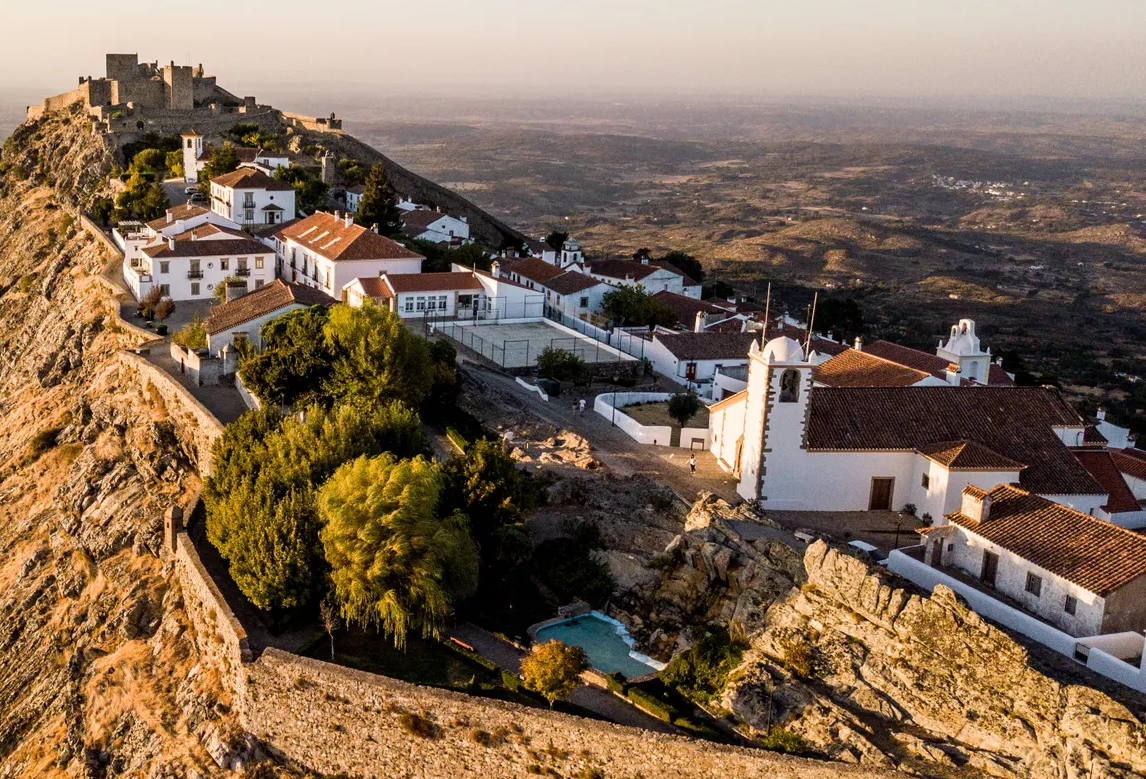
#> input picture Aula8/images/marvao/2.png, 1146 x 779 px, found by its file name
$ python produce_images.py
#> lines starting #> are read from the running program, lines starting #| are printed output that depends on the picture
#!/usr/bin/env python3

from __future__ import print_function
from copy import deepcopy
from random import randint
import cv2
import numpy as np


def main():

    # -----------------------------------------------------
    # Initialization
    # -----------------------------------------------------

    # Start video
    image1 = cv2.imread("../Aula8/images/machu_pichu/2.png")
#> image1 is the input picture: shape (779, 1146, 3); mean B, G, R 83, 104.3, 126.1
    image2 = cv2.imread("../Aula8/images/machu_pichu/1.png")
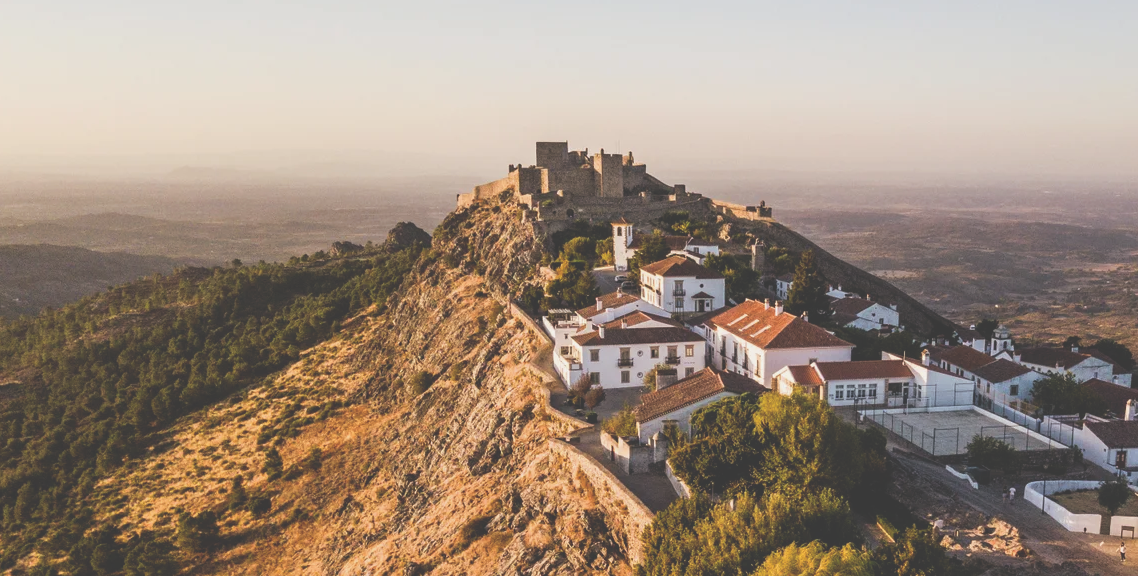
#> input picture Aula8/images/marvao/1.png, 1138 x 576 px, found by its file name
#> image2 is the input picture: shape (576, 1138, 3); mean B, G, R 124.3, 138.9, 156

    # Sift with 500 points
    sift = cv2.SIFT_create(500)

    # Variables
    MIN_MATCH_COUNT = 10

    # -----------------------------------------------------
    # Execution
    # -----------------------------------------------------

    image_gui1 = deepcopy(image1)

    # Keypoint acquisition from image 1
    image_gray1 = cv2.cvtColor(image_gui1, cv2.COLOR_BGR2GRAY)
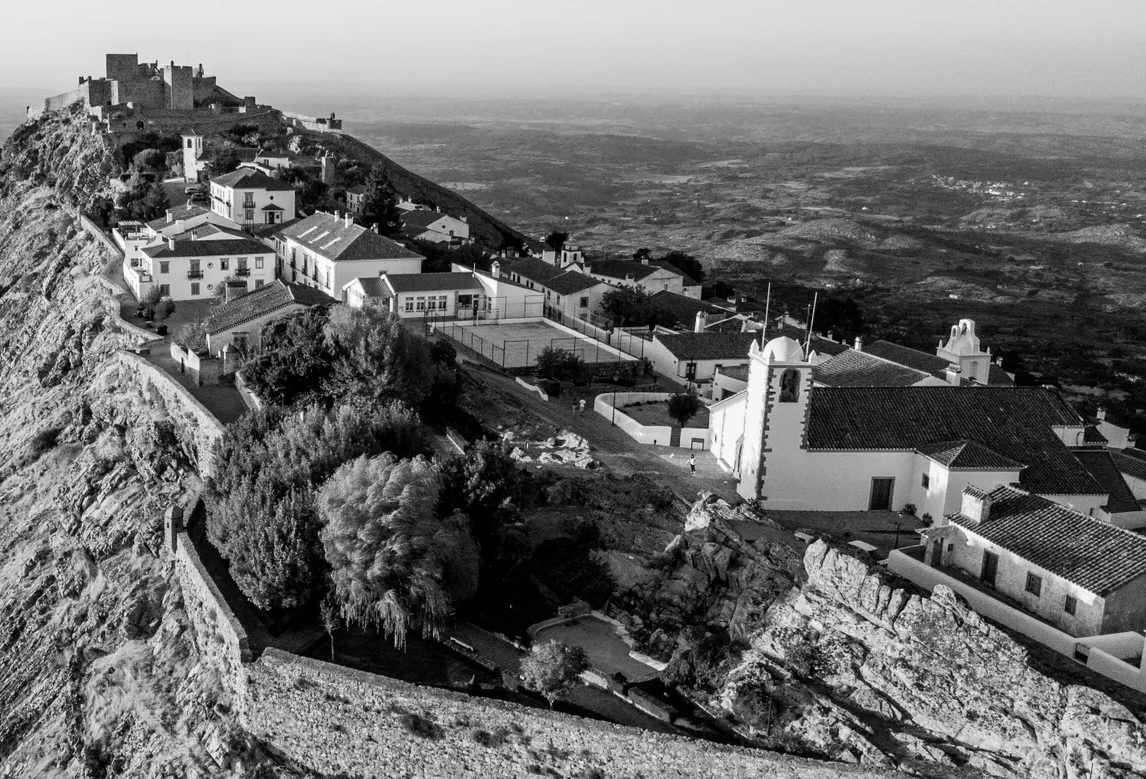
#> image_gray1: shape (779, 1146); min 0, max 255, mean 108.4
    kp1, des1 = sift.detectAndCompute(image_gray1, None)
#> kp1 = 500 keypoints; strongest (x, y, size): (271, 198, 2.3), (857, 339, 2.6), (317, 211, 2), (655, 441, 1.9)

    # Draw keypoints
    for idx, key_point in enumerate(kp1):
        x1 = int(key_point.pt[0])
        y1 = int(key_point.pt[1])
        color = (randint(0, 255), randint(0, 255), randint(0, 255))
        cv2.circle(image_gui1, (x1, y1), 50, color, 3)
#> this loop made 500 passes
#> (key_point, x1, y1, color) on passes 1 to 3: (keypoint at (697.6, 319.4), size 3.3, 697, 319, (197, 215, 20)), (keypoint at (564.8, 260.5), size 2, 564, 260, (132, 248, 207)), (keypoint at (223.6, 266.3), size 5, 223, 266, (155, 244, 183))
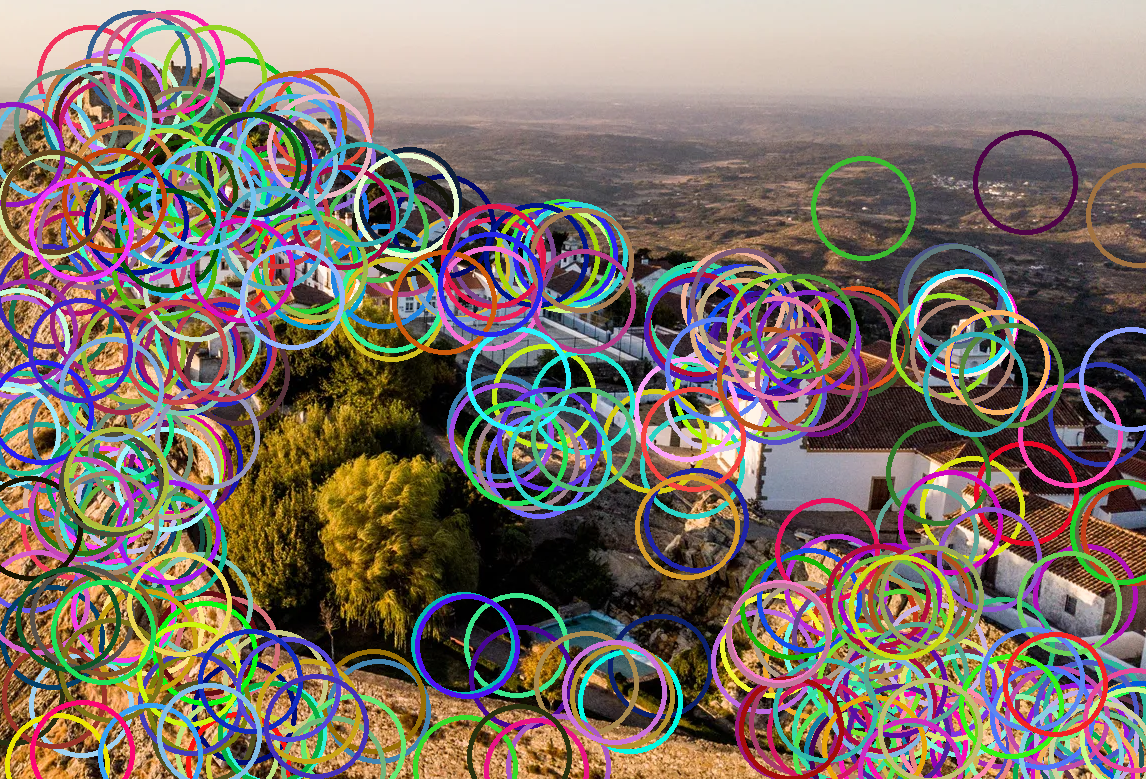
#> image_gui1: shape (779, 1146, 3); mean B, G, R 103.9, 113.8, 126.6

    image_gui2 = deepcopy(image2)
    image_stitched = deepcopy(image2)

    # Keypoint acquisition from image 2
    image_gray2 = cv2.cvtColor(image_gui2, cv2.COLOR_BGR2GRAY)
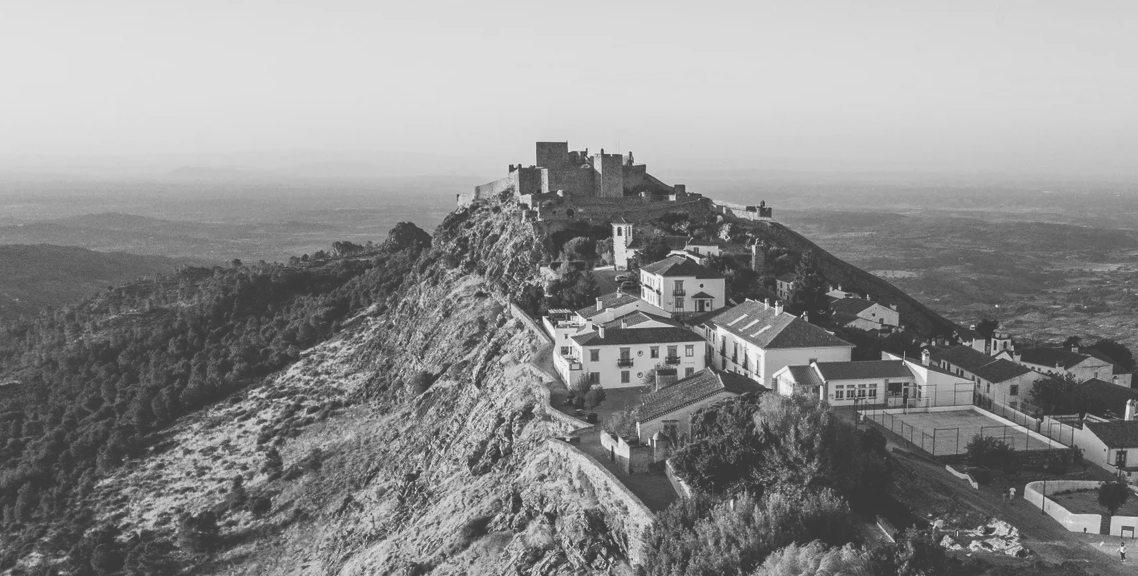
#> image_gray2: shape (576, 1138); min 57, max 242, mean 142.3
    kp2, des2 = sift.detectAndCompute(image_gray2, None)
#> kp2 = 500 keypoints; strongest (x, y, size): (747, 299, 1.8), (776, 303, 1.8), (672, 198, 4.4), (602, 150, 2.1)

    # Draw keypoints
    for idx, key_point in enumerate(kp2):
        x2 = int(key_point.pt[0])
        y2 = int(key_point.pt[1])
        color = (randint(0, 255), randint(0, 255), randint(0, 255))
        cv2.circle(image_gui2, (x2, y2), 50, color, 3)
#> this loop made 500 passes
#> (key_point, x2, y2, color) on passes 1 to 3: (keypoint at (729, 324.4), size 2.1, 728, 324, (74, 118, 147)), (keypoint at (487.6, 333.9), size 2, 487, 333, (102, 246, 183)), (keypoint at (488.7, 340.3), size 2.3, 488, 340, (144, 196, 66))

    # Matching of images
    FLANN_INDEX_KDTREE = 1
    index_params = dict(algorithm=FLANN_INDEX_KDTREE, trees=5)
    search_params = dict(checks=50)

    flann = cv2.FlannBasedMatcher(index_params, search_params)

    matches = flann.knnMatch(des1, des2, k=2)
#> matches = 500 matches

    # Apply ratio test to exclude bad matches
    good = []
    for best_match, second_best_match in matches:
        if best_match.distance < 0.7 * second_best_match.distance:
            good.append(best_match)
#> after the loop, good = 171 matches

    # findHomography/perspectiveTransform
    if len(good) > MIN_MATCH_COUNT:
        src_pts = np.float32([kp1[m.queryIdx].pt for m in good]).reshape(-1, 1, 2)
#> src_pts = 171 rows, first 8: [697.6, 319.4], [564.8, 260.5], [223.6, 266.3], [223.6, 266.3], [383.2, 276.5], [383.2, 276.5], [271.5, 197.6], [271.5, 197.6]
        dst_pts = np.float32([kp2[m.trainIdx].pt for m in good]).reshape(-1, 1, 2)
#> dst_pts = 171 rows, first 8: [1127.6, 407.5], [994.8, 348.4], [653.9, 354.4], [653.9, 354.4], [813.2, 364.5], [813.2, 364.5], [701.4, 285.6], [701.4, 285.6]
        M, mask = cv2.findHomography(src_pts, dst_pts, cv2.RANSAC, 5.0)
#> M = [[1, 3.89e-05, 429.9], [0.000184, 1, 87.98], [3.77e-07, 1.41e-07, 1]]; mask = 171 values, max 1 at index 0, min 0 at index 116, mean 0.994
        matchesMask = mask.ravel().tolist()
#> matchesMask has the same summary as mask
        h, w, c = image1.shape
#> h = 779; w = 1146; c = 3
        pts = np.float32([[0, 0], [0, h - 1], [w - 1, h - 1], [w - 1, 0]]).reshape(-1, 1, 2)
        dst = cv2.perspectiveTransform(pts, M)
#> dst = [[429.9, 87.98], [429.9, 866], [1574.8, 865.8], [1574.9, 88.15]]

        # Dray in image2 where image1 is
        image_gui2 = cv2.polylines(image_gui2, [np.int32(dst)], True, 255, 3, cv2.LINE_AA)
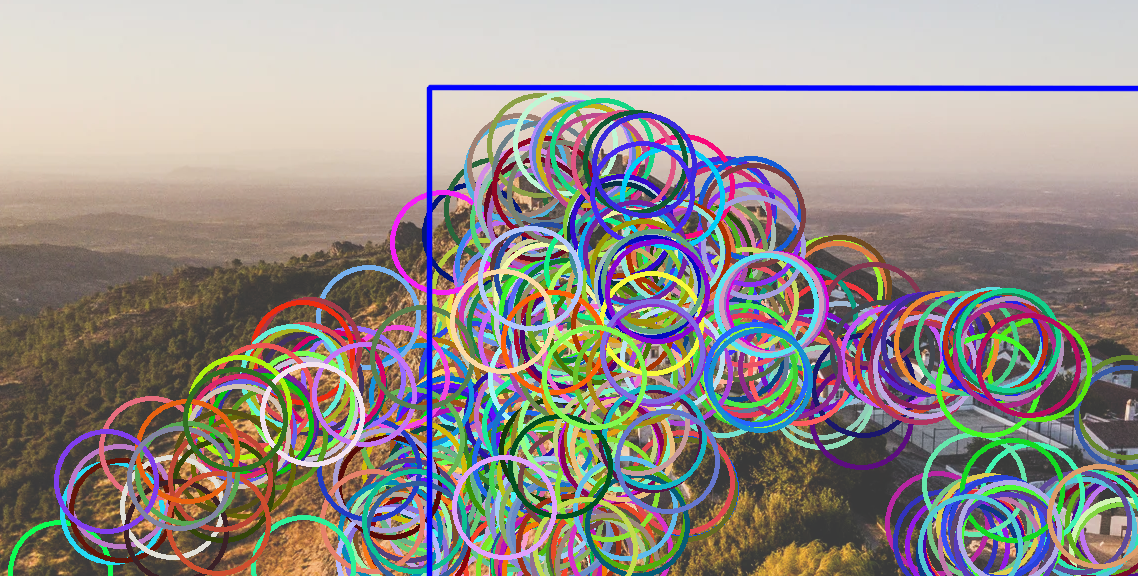
#> image_gui2: shape (576, 1138, 3); mean B, G, R 138.9, 142.5, 150.3
    else:
        print("Not enough matches are found - {}/{}".format(len(good), MIN_MATCH_COUNT))
        matchesMask = None

    # Params for match drawing
    draw_params = dict(matchColor=(0, 255, 0),  # draw matches in green color
                       singlePointColor=None,
                       matchesMask=matchesMask,  # draw only inliers
                       flags=2)
#> draw_params = 4 items

    # Draws lines from matching
    image3 = cv2.drawMatches(image1, kp1, image2, kp2, good, None, **draw_params)

    # Warp q image to move it to the t image coordinate frame
    q_h, q_w, _ = image1.shape
#> q_h = 779; q_w = 1146
    t_h, t_w, _ = image2.shape
#> t_h = 576; t_w = 1138

    # When q_image is inside t_image
    stitched_image_h = t_h
#> stitched_image_h = 576
    stitched_image_w = t_w
#> stitched_image_w = 1138

    q_image_warped = cv2.warpPerspective(image1, M, (stitched_image_w, stitched_image_h))
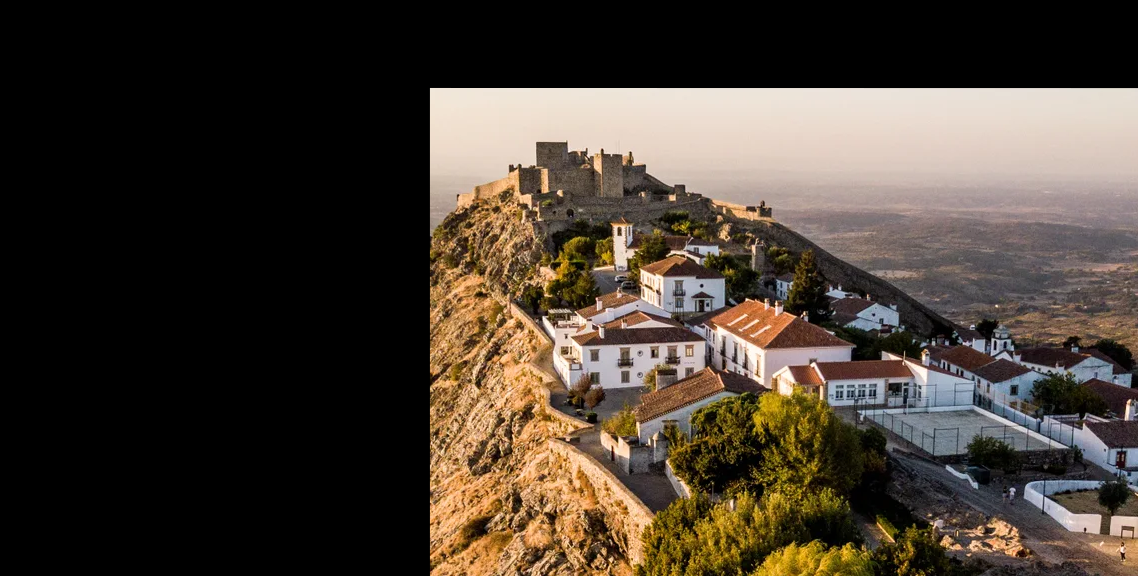
#> q_image_warped: shape (576, 1138, 3); mean B, G, R 51.2, 61.3, 71.4
    q_image_warped = q_image_warped[:, :, 0:3]  # remove fourth channel

    # Change image brightness
    # image_gui3 = image_gui3 - 50

    # Put image1 in image2, and make average of pixels
#> (the run stopped early here; a loop or call above may not have finished)
